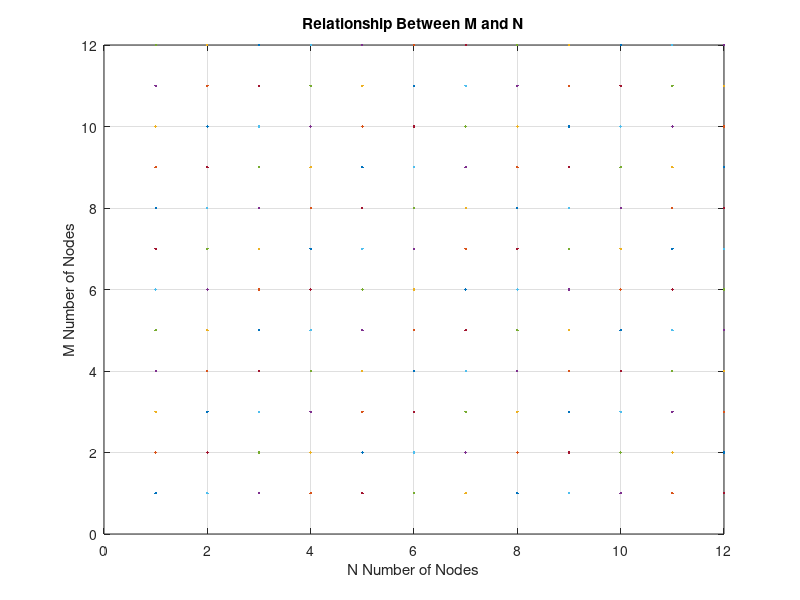
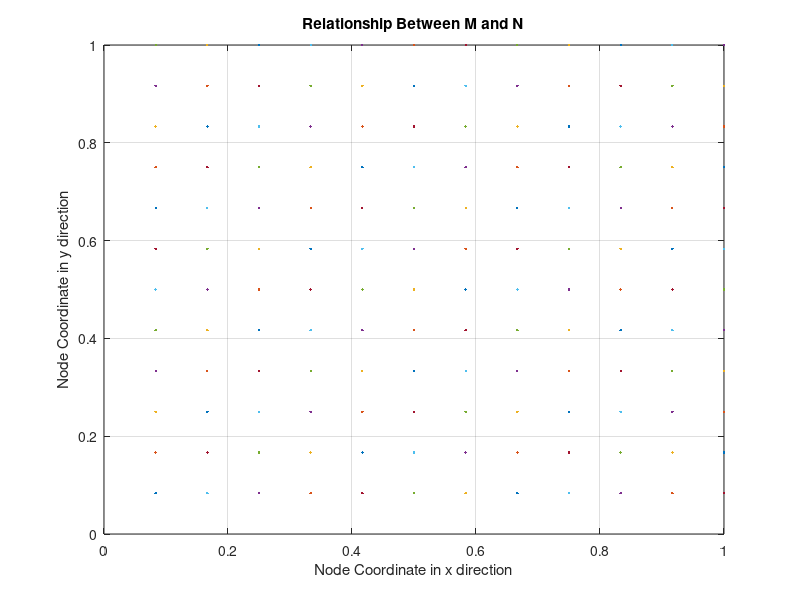
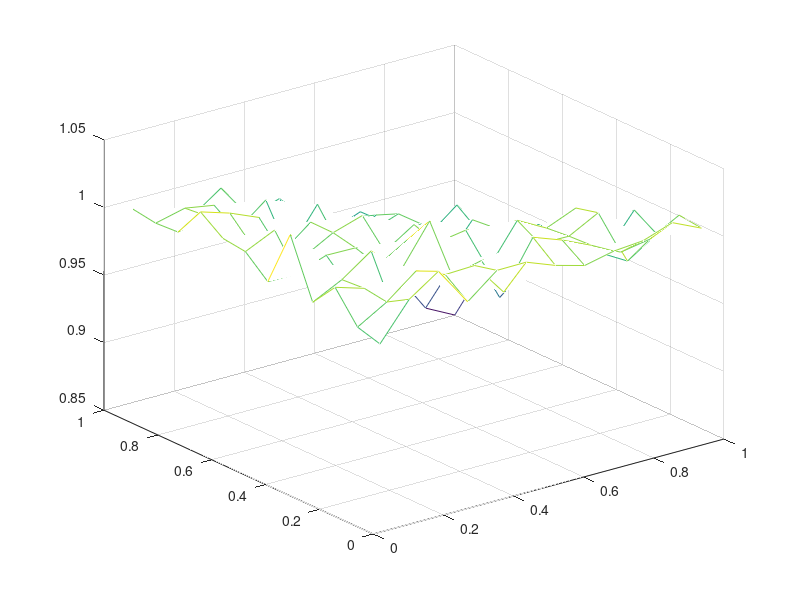

These charts were generated, in order, by the following MATLAB code:
clc
clear
LX=1
LY=1
N=12
M=12
DX=LX/N
DY=LY/M
for I=1:N
for J=1:M
x(I,J)=I*DX;
y(I,J)=J*DY;
A(I,J)=sin(x(I,J)*y(I,J))/(x(I,J)*y(I,J))+0.01*randn(1,1);
end 
end

for I=1:N
for J=1:M
plot (I,J,'.')
hold on
grid on
end 
end
title('Relationship Between M and N')
xlabel('N Number of Nodes')
ylabel('M Number of Nodes')

figure(2)
for I=1:N
for J=1:M
plot (x(I,J),y(I,J),'.')
hold on
grid on
end 
end
title('Relationship Between M and N')
xlabel('Node Coordinate in x direction')
ylabel('Node Coordinate in y direction')

figure(3)
mesh(x,y,A)
